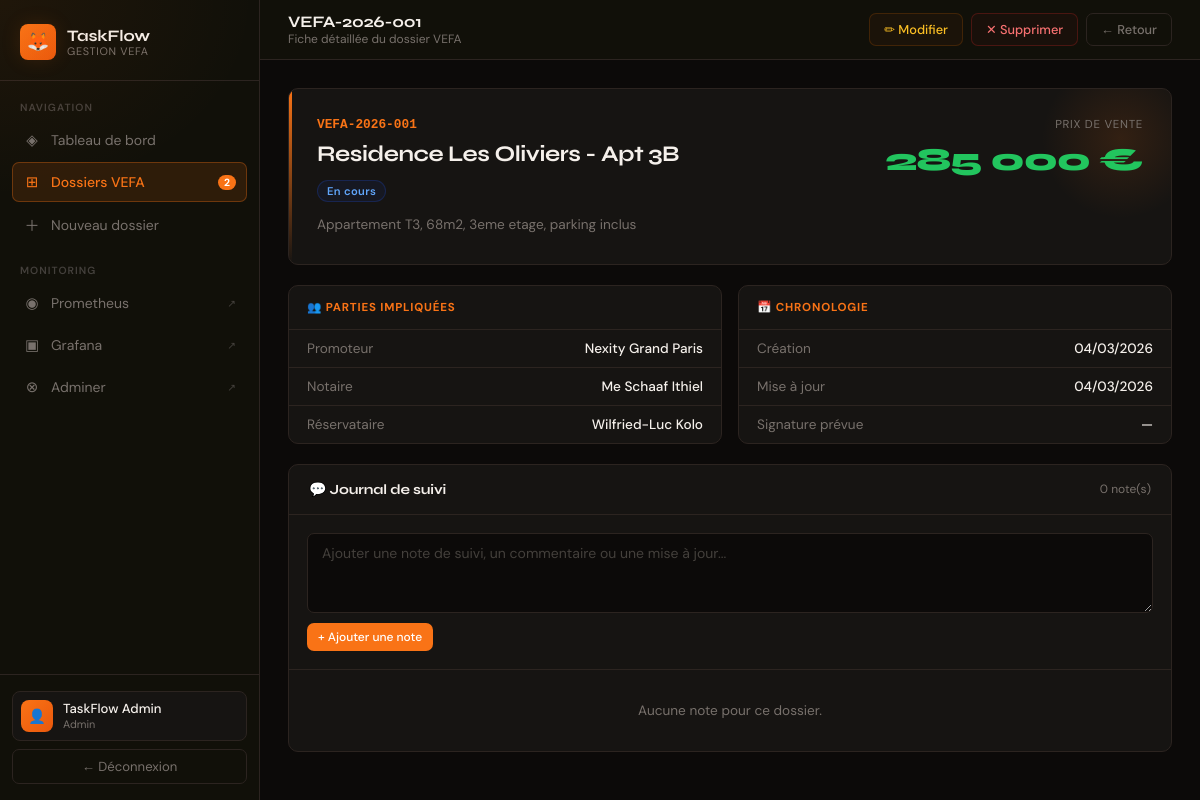
/voir_dossier.php?id=1 (signed in), run on the app's committed database.
### tables this page shows
CREATE TABLE IF NOT EXISTS dossiers (
    id INT AUTO_INCREMENT PRIMARY KEY,
    reference VARCHAR(50) NOT NULL UNIQUE,
    titre VARCHAR(200) NOT NULL,
    promoteur VARCHAR(150) NOT NULL,
    notaire VARCHAR(150) NOT NULL,
    reservataire VARCHAR(150) NOT NULL,
    bien_description TEXT,
    prix_vente DECIMAL(15,2),
    statut ENUM('en_cours', 'signe', 'archive', 'suspendu') DEFAULT 'en_cours',
    date_signature DATE,
    created_by INT,
    created_at TIMESTAMP DEFAULT CURRENT_TIMESTAMP,
    updated_at TIMESTAMP DEFAULT CURRENT_TIMESTAMP ON UPDATE CURRENT_TIMESTAMP,
    FOREIGN KEY (created_by) REFERENCES utilisateurs(id)
);

### public/includes/security.php (called while the page is built, shortened)
<?php
function sanitize_int(mixed $value): int {
    return intval(filter_var($value, FILTER_SANITIZE_NUMBER_INT));
}
function check_dossier_access(PDO $db, int $id): array|false {
    $stmt = $db->prepare("SELECT * FROM dossiers WHERE id = ?");
    $stmt->execute([$id]);
    $dossier = $stmt->fetch();
    return $dossier ?: false;
}

### public/voir_dossier.php (the view, shortened to what this page needs)
<?php
require_once 'includes/security.php';
$db = getDB();
$id = sanitize_int($_GET['id'] ?? 0);
$d = check_dossier_access($db, $id);
$stmt2 = $db->prepare("SELECT s.*, u.prenom, u.nom FROM suivi_dossiers s JOIN utilisateurs u ON s.utilisateur_id = u.id WHERE s.dossier_id = ? ORDER BY s.created_at DESC");
$stmt2->execute([$id]);
$suivis = $stmt2->fetchAll();
$statut_labels = ['en_cours' => 'En cours', 'signe' => 'Signé', 'archive' => 'Archivé', 'suspendu' => 'Suspendu'];
?>
<!DOCTYPE html>
<html lang="fr">
<head>
    <link rel="stylesheet" href="layout.css">
</head>
<body>
<?php include 'includes/sidebar.php'; ?>
<div class="main">
    <div class="topbar">
        <div class="topbar-left">
            <h1><?= htmlspecialchars($d['reference']) ?></h1>
            <p>Fiche détaillée du dossier VEFA</p>
        </div>
        <div style="display:flex;gap:8px">
            <a href="modifier_dossier.php?id=<?= $d['id'] ?>" class="btn btn-warning">✏ Modifier</a>
            <?php if ($_SESSION['user_role'] === 'admin'): ?>
            <a href="supprimer_dossier.php?id=<?= $d['id'] ?>" class="btn btn-danger" onclick="return confirm('Confirmer la suppression de ce dossier ?')">✕ Supprimer</a>
            <?php endif; ?>
            <a href="dossiers.php" class="btn btn-ghost">← Retour</a>
        </div>
    </div>
    <div class="content">
        <div class="dossier-hero">
            <div>
                <div class="dossier-ref"><?= htmlspecialchars($d['reference']) ?></div>
                <div class="dossier-title"><?= htmlspecialchars($d['titre']) ?></div>
                <span class="badge badge-<?= $d['statut'] ?>"><?= $statut_labels[$d['statut']] ?? $d['statut'] ?></span>
                <?php if ($d['bien_description']): ?>
                    <p style="margin-top:12px;color:var(--muted);font-size:0.85rem;max-width:520px;line-height:1.6"><?= htmlspecialchars($d['bien_description']) ?></p>
                <?php endif; ?>
            </div>
            <div style="text-align:right;position:relative;z-index:1">
                <div class="dossier-price-label">Prix de vente</div>
                <div class="dossier-price"><?= number_format($d['prix_vente'], 0, ',', ' ') ?> €</div>
            </div>
        </div>
        <div class="info-grid">
            <div class="info-card">
                <div class="info-card-header">👥 Parties impliquées</div>
                <div class="info-row"><span class="lbl">Promoteur</span><span class="val"><?= htmlspecialchars($d['promoteur']) ?></span></div>
                <div class="info-row"><span class="lbl">Notaire</span><span class="val"><?= htmlspecialchars($d['notaire']) ?></span></div>
                <div class="info-row"><span class="lbl">Réservataire</span><span class="val"><?= htmlspecialchars($d['reservataire']) ?></span></div>
            </div>
            <div class="info-card">
                <div class="info-card-header">📅 Chronologie</div>
                <div class="info-row"><span class="lbl">Création</span><span class="val"><?= date('d/m/Y', strtotime($d['created_at'])) ?></span></div>
                <div class="info-row"><span class="lbl">Mise à jour</span><span class="val"><?= date('d/m/Y', strtotime($d['updated_at'])) ?></span></div>
                <div class="info-row"><span class="lbl">Signature prévue</span><span class="val"><?= $d['date_signature'] ? date('d/m/Y', strtotime($d['date_signature'])) : '—' ?></span></div>
            </div>
        </div>
        <div class="comments-card">
            <div class="card-header">
                <span class="card-title">💬 Journal de suivi</span>
                <span style="font-size:0.75rem;color:var(--muted)"><?= count($suivis) ?> note(s)</span>
            </div>
            <div class="comment-form-area">
                <form method="POST" style="display:flex;flex-direction:column;gap:10px">
                    <textarea name="commentaire" placeholder="Ajouter une note de suivi, un commentaire ou une mise à jour..."></textarea>
                    <div><button type="submit" class="btn btn-primary btn-sm">+ Ajouter une note</button></div>
                </form>
            </div>
            <?php if (empty($suivis)): ?>
                <div class="no-comments">Aucune note pour ce dossier.</div>
            <?php endif; ?>
        </div>
    </div>
</div>
</body>
</html>

### public/layout.css (style rules this page uses)
*, *::before, *::after { margin:0; padding:0; box-sizing:border-box; }
:root { --orange: #F97316; --orange-dim: #EA580C; --orange-glow:#F9731620; --dark: #0C0A09; --surface: #111009; --card: #161412; --card2: #1C1916; --border: #2C2420; --border-h: #F9731650; --text: #F5F0EB; --text2: #C4B9B0; --muted: #78716C; --muted2: #44403C; --green: #22C55E; --green-bg: #16A34A15; --green-bd: #16A34A40; --blue: #60A5FA; --blue-bg: #1D4ED815; --blue-bd: #1D4ED840; --amber: #FBBF24; --amber-bg: #92400E15; --amber-bd: #B4530040; --red: #F87171; --red-bg: #7F1D1D15; --red-bd: #DC262640; --sidebar-w: 260px; }
body { font-family: 'DM Sans', sans-serif; background: var(--dark); color: var(--text); min-height: 100vh; display: flex; }
.main { margin-left: var(--sidebar-w); flex: 1; display: flex; flex-direction: column; min-height: 100vh; }
.topbar { display: flex; align-items: center; justify-content: space-between; padding: 0 28px; height: 60px; border-bottom: 1px solid var(--border); background: var(--surface); position: sticky; top: 0; z-index: 50; }
.topbar-left h1 { font-family: 'Syne', sans-serif; font-size: 1rem; font-weight: 700; color: var(--text); letter-spacing: -0.01em; }
.topbar-left p { font-size: 0.75rem; color: var(--muted); }
.content { padding: 28px; flex: 1; }
.card-header { padding: 16px 20px; border-bottom: 1px solid var(--border); display: flex; align-items: center; justify-content: space-between; }
.card-title { font-family: 'Syne', sans-serif; font-size: 0.875rem; font-weight: 700; color: var(--text); letter-spacing: -0.01em; }
.badge { display: inline-flex; align-items: center; gap: 4px; padding: 3px 9px; border-radius: 20px; font-size: 0.7rem; font-weight: 600; letter-spacing: 0.03em; }
.badge-en_cours { background:var(--blue-bg); border:1px solid var(--blue-bd); color:var(--blue); }
.btn { display:inline-flex; align-items:center; gap:6px; padding:7px 14px; border-radius:7px; font-size:0.8rem; font-weight:500; cursor:pointer; text-decoration:none; border:1px solid transparent; transition:all 0.15s; font-family:'DM Sans',sans-serif; white-space:nowrap; }
.btn-primary { background:var(--orange); color:#fff; }
.btn-ghost { background:transparent; border-color:var(--border); color:var(--muted); }
.btn-danger { background:var(--red-bg); border-color:var(--red-bd); color:var(--red); }
.btn-warning { background:var(--amber-bg); border-color:var(--amber-bd); color:var(--amber); }
.btn-sm { padding:5px 10px; font-size:0.75rem; }

### data on the page
dossiers: reference "VEFA-2026-001", titre "Residence Les Oliviers - Apt 3B", statut "En cours", bien_description "Appartement T3, 68m2, 3eme etage, parking inclus", prix_vente "285 000", promoteur "Nexity Grand Paris", notaire "Me Schaaf Ithiel", reservataire "Wilfried-Luc Kolo", created_at "04/03/2026", updated_at "04/03/2026"

### other printed values
$en_cours_nb "2"
$_SESSION['user_nom'] "TaskFlow Admin"
$_SESSION['user_role'] "Admin"
count($suivis) "0"
